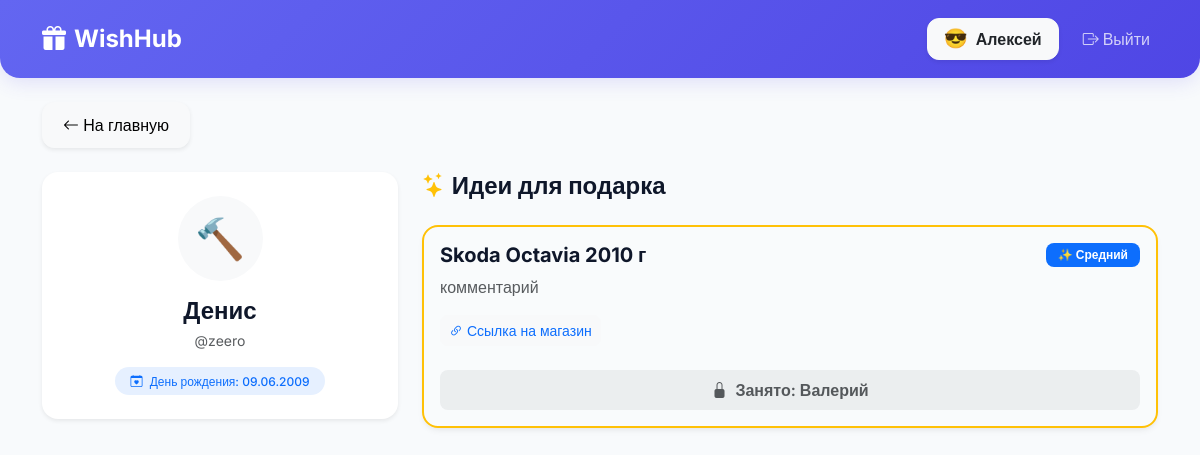
Before: /user/2 (signed in) with the older database file.
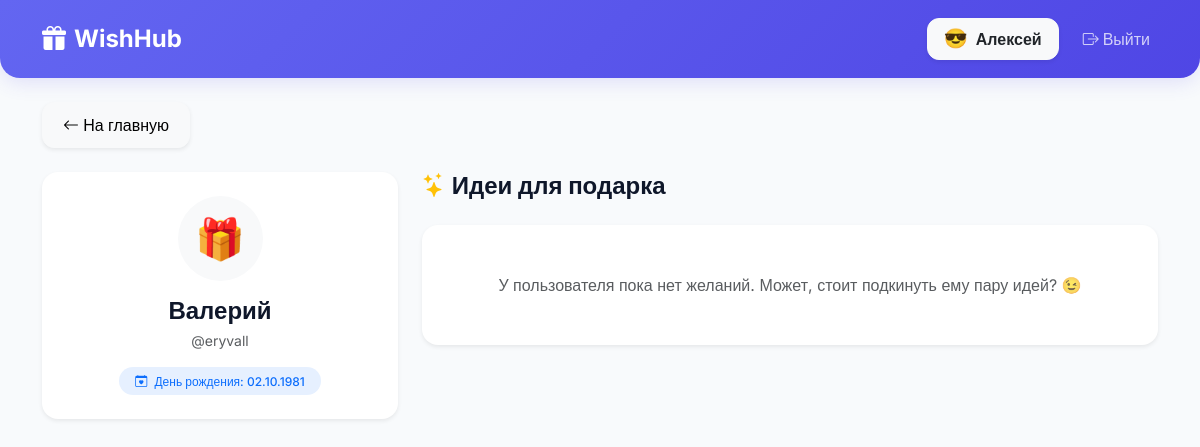
After: the same page with the newer database file.
### app.py (models this page shows)
class User(UserMixin, db.Model):
    id = db.Column(db.Integer, primary_key=True)
    username = db.Column(db.String(50), unique=True, nullable=False)
    password_hash = db.Column(db.String(255), nullable=False)
    name = db.Column(db.String(50), nullable=False)
    is_admin = db.Column(db.Boolean, default=False)
    birthday = db.Column(db.Date, nullable=True)
    emoji = db.Column(db.String(10), default='🎁')  # Добавили поле для эмодзи
    wishes = db.relationship('WishItem', backref='owner', lazy=True, foreign_keys='WishItem.user_id')

class WishItem(db.Model):
    id = db.Column(db.Integer, primary_key=True)
    title = db.Column(db.String(100), nullable=False)
    description = db.Column(db.Text, nullable=True)
    link = db.Column(db.String(255), nullable=True)
    priority = db.Column(db.String(20), default='medium')  # low, medium, high
    user_id = db.Column(db.Integer, db.ForeignKey('user.id'), nullable=False)
    booked_by_id = db.Column(db.Integer, db.ForeignKey('user.id'), nullable=True)
    is_purchased = db.Column(db.Boolean, default=False)
    booked_by = db.relationship('User', foreign_keys=[booked_by_id])

### app.py (the view)
@app.route('/user/<int:user_id>')
@login_required
def view_wishlist(user_id):
    if user_id == current_user.id:
        return redirect(url_for('my_wishlist'))
    target_user = User.query.get_or_404(user_id)
    wishes = WishItem.query.filter_by(user_id=user_id).all()
    return render_template('wishlist.html', target_user=target_user, wishes=wishes)

### app.py (called while the page is built)
@login_manager.user_loader
def load_user(user_id):
    return User.query.get(int(user_id))

### templates/wishlist.html (shortened to what this page needs)
{% extends "base.html" %}
{% block content %}
<div class="d-flex align-items-center gap-3 mb-4">
    <a href="{{ url_for('index') }}" class="btn btn-light btn-modern shadow-sm">
        <i class="bi bi-arrow-left"></i> На главную
    </a>
</div>
<div class="row">
    <div class="col-md-4 mb-4">
        <div class="card-modern p-4 text-center bg-white shadow-sm">
            <div class="rounded-circle bg-light d-inline-flex align-items-center justify-content-center mb-3" style="width: 85px; height: 85px; font-size: 2.5rem;">
                {{ target_user.emoji }}
            </div>
            <h4 class="fw-bold mb-1">{{ target_user.name }}</h4>
            <p class="text-muted small mb-3">@{{ target_user.username }}</p>
            {% if target_user.birthday %}
                <p class="badge bg-primary bg-opacity-10 text-primary px-3 py-2 rounded-pill mb-0" style="font-weight: 500;">
                    <i class="bi bi-calendar-heart me-1"></i> День рождения: {{ target_user.birthday.strftime('%d.%m.%Y') }}
                </p>
            {% else %}
                <p class="text-muted small mb-0"><i class="bi bi-calendar-x me-1"></i> Дата рождения не указана</p>
            {% endif %}
        </div>
    </div>
    <div class="col-md-8">
        <h4 class="fw-bold mb-4"><i class="bi bi-stars text-warning"></i> Идеи для подарка</h4>
        <div class="row">
            {% for wish in wishes %}
                {% if not wish.is_purchased %}
                <div class="col-md-12 mb-3">
                    <div class="card-modern p-3 bg-white h-100 {% if wish.booked_by_id %}border border-2 border-warning bg-warning bg-opacity-10{% endif %}">
                        <div class="card-body d-flex flex-column justify-content-between">
                            <div>
                                <div class="d-flex justify-content-between align-items-start mb-2">
                                    <h5 class="fw-bold mb-0">{{ wish.title }}</h5>
                                    {% if wish.priority == 'high' %}
                                        <span class="badge bg-danger text-white badge-priority">🔥 Очень хочет</span>
                                    {% elif wish.priority == 'low' %}
                                        <span class="badge bg-secondary text-white badge-priority">💭 Скромное</span>
                                    {% else %}
                                        <span class="badge bg-primary text-white badge-priority">✨ Средний</span>
                                    {% endif %}
                                </div>
                                <p class="text-muted mb-3">{{ wish.description }}</p>
                                {% if wish.link %}
                                    <a href="{{ wish.link }}" target="_blank" class="btn btn-sm btn-light text-primary rounded-3 mb-3">
                                        <i class="bi bi-link-45deg"></i> Ссылка на магазин
                                    </a>
                                {% endif %}
                            </div>
                            <div class="mt-2">
                                {% if not wish.booked_by_id %}
                                    <a href="{{ url_for('book_item', item_id=wish.id) }}" class="btn btn-primary btn-modern w-100 shadow-sm">
                                        <i class="bi bi-bookmark-heart me-1"></i> Забронировать подарок
                                    </a>
                                {% else %}
                                    <div class="text-center py-2 bg-secondary bg-opacity-10 rounded-3">
                                        <span class="text-muted fw-semibold"><i class="bi bi-lock-fill me-1"></i> Занято: {{ wish.booked_by.name }}</span>
                                    </div>
                                {% endif %}
                            </div>
                        </div>
                    </div>
                </div>
                {% endif %}
            {% else %}
                <div class="col-12">
                    <div class="text-center p-5 card-modern bg-white shadow-sm">
                        <p class="text-muted mb-0">У пользователя пока нет желаний. Может, стоит подкинуть ему пару идей? 😉</p>
                    </div>
                </div>
            {% endfor %}
        </div>
    </div>
</div>
{% endblock %}

### templates/base.html (shortened to what this page needs)
<!DOCTYPE html>
<html lang="ru">
<head>
    <link href="https://cdn.jsdelivr.net/npm/bootstrap@5.3.0/dist/css/bootstrap.min.css" rel="stylesheet">
    <link rel="stylesheet" href="https://cdn.jsdelivr.net/npm/bootstrap-icons@1.11.3/font/bootstrap-icons.min.css">
</head>
<body>
    <nav class="navbar navbar-expand-lg navbar-dark navbar-custom mb-4 py-3">
        <div class="container">
            <a class="navbar-brand fw-bold fs-4 d-flex align-items-center" href="{{ url_for('index') }}">
                <i class="bi bi-gift-fill me-2"></i> WishHub
            </a>
            {% if current_user.is_authenticated %}
            <div class="navbar-nav ms-auto d-flex align-items-center gap-2">
                <a class="btn btn-light text-primary btn-modern d-flex align-items-center px-3 py-2 gap-2 shadow-sm" href="{{ url_for('my_wishlist') }}">
                    <span style="font-size: 1.2rem; line-height: 1;">{{ current_user.emoji }}</span>
                    <span class="fw-bold text-dark">{{ current_user.name }}</span>
                </a>
                <a class="nav-link text-white opacity-75 d-flex align-items-center ms-2" href="{{ url_for('logout') }}"><i class="bi bi-box-arrow-right me-1"></i> Выйти</a>
            </div>
            {% endif %}
        </div>
    </nav>
    <div class="container pb-5">
        {% block content %}{% endblock %}
    </div>
</body>
</html>

### templates/base.html (style rules this page uses)
:root { --primary-gradient: linear-gradient(135deg, #6366f1 0%, #4f46e5 100%); --body-bg: #f8fafc; --card-bg: #ffffff; --text-main: #0f172a; }
body { font-family: 'Inter', sans-serif; background-color: var(--body-bg); color: var(--text-main); }
.navbar-custom { background: var(--primary-gradient); box-shadow: 0 4px 20px rgba(79, 70, 229, 0.15); border-radius: 0 0 20px 20px; }
.card-modern { background: var(--card-bg); border: none; border-radius: 16px; transition: all 0.3s ease; box-shadow: 0 4px 6px -1px rgba(0, 0, 0, 0.05), 0 2px 4px -1px rgba(0, 0, 0, 0.03); }
.btn-modern { border-radius: 12px; padding: 10px 20px; font-weight: 500; transition: all 0.2s ease; }

Changed rows visible on the page:
removed WishItem: title "Skoda Octavia 2010 г", priority "✨ Средний", description "комментарий", booked_by.name "Валерий"
changed User: emoji "🔨" → "🎁"; name "Денис" → "Валерий"; username "zeero" → "eryvall"; birthday "09.06.2009" → "02.10.1981"
Other visible differences:
text now shown: "У пользователя пока нет желаний. Может, стоит подкинуть ему пару идей? 😉"
